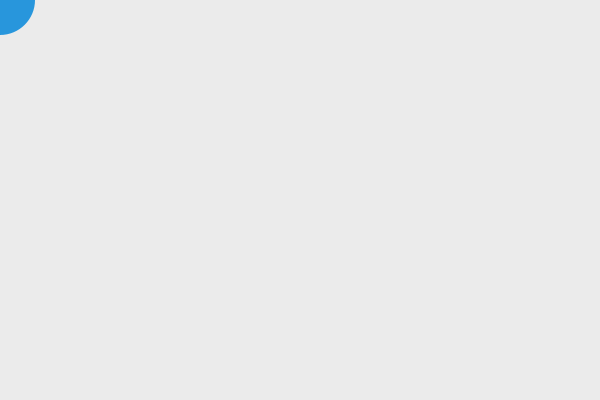
Frame 1 (no input)
Frame 60 (the mouse pressed at the canvas centre just before this capture): identical to frame 1, image omitted
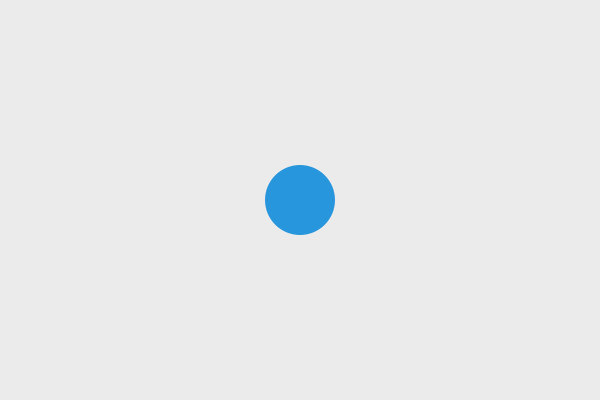
Frame 120 (the mouse held since frame 60 and released just before this capture)

The Processing sketch that drew these frames (run headless with seeded random() and noise(); from frame 60 on, the mouse is pressed at the canvas centre):

// Processing sketch: Farbwechsel_an_der_Bildschirmmitte
// ── Farbwechsel_an_der_Bildschirmmitte.pde
void setup() {
  size(600, 400);
  noStroke();
}

void draw() {
  background(235);
  fill(40, 150, 220); // Standardfarbe Blau

// Ergänze hier genau eine if-Anweisung.
  if (mouseY > 200) {
    fill(255, 140, 40);
  }

ellipse(mouseX, mouseY, 70, 70);
}
